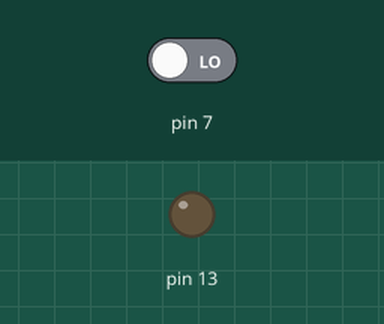
This sketch was run on a simulated Arduino Uno, built with avr-gcc and run on an emulated ATmega328P. On the bench: output pins drawn as LEDs (lit = HIGH). Dashed ring = blinking. The inputs (shaded band) are chosen by the test bench; at power-on: pin 7 LOW.

Above: at 1.2 s.
1.3 s: pin 7 driven HIGH
At 2.2 s:
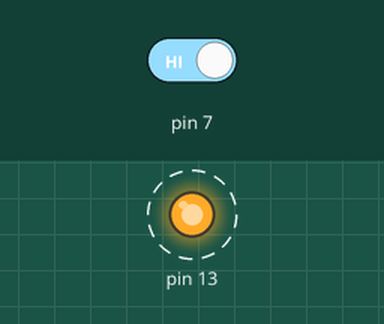
4.3 s: pin 7 driven LOW
At 4.8 s:
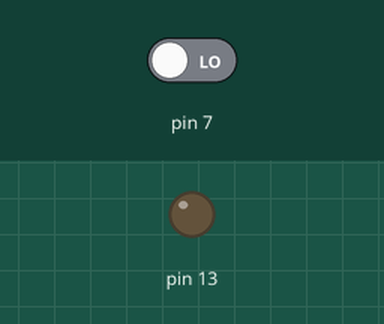
Timing chart, 0 to 7.3 s (numbered marks = the images above; inputs shaded):
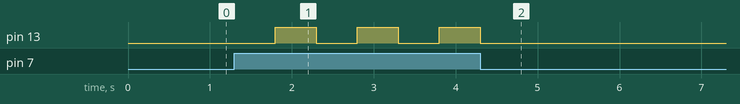

Measured:
- after the input at 1.3 s, pin 13: alternates HIGH for 0.50 s and LOW for 0.50 s, starting after 0.50 s
- after the input at 4.3 s, pin 13: goes on until 4.3 s, then stays LOW

The sketch:

aula2_modificada.ino
```cpp
// set variables
int estado = 0;// variável para leitura do pushbutton
int guarda_estado = LOW; // variável para armazenar valores do pushbutton

void setup() {
  // define o pino do Led como saída do Arduino
  pinMode(13, OUTPUT);


  // define pino do pushbutton como entrada do Arduino:
  pinMode(7, INPUT);

}

void loop(){
  // le o estado pushbutton: ligado (HIGH) ou desligado (LOW)
  estado = digitalRead(7);

  // verifica se o botão (pushbutton) está pressionado
  if (estado == HIGH) {
    // inverte valor da variável variable_buttonEstado
    guarda_estado = !guarda_estado;

    //esperera o tempo de 500ms para evitar
    delay(500);
  }

  if (guarda_estado == HIGH) {
    // liga o led
    digitalWrite(13, HIGH);
  }
  else {
    digitalWrite(13, LOW);
  }
}
```
